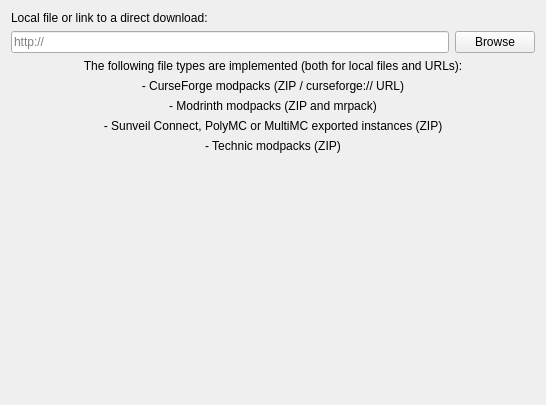
<?xml version="1.0" encoding="UTF-8"?>
<ui version="4.0">
 <class>ImportPage</class>
 <widget class="QWidget" name="ImportPage">
  <property name="geometry">
   <rect>
    <x>0</x>
    <y>0</y>
    <width>546</width>
    <height>405</height>
   </rect>
  </property>
  <layout class="QGridLayout" name="gridLayout">
   <item row="2" column="0">
    <widget class="QLineEdit" name="modpackEdit">
     <property name="placeholderText">
      <string notr="true">http://</string>
     </property>
    </widget>
   </item>
   <item row="2" column="1">
    <widget class="QPushButton" name="modpackBtn">
     <property name="text">
      <string>Browse</string>
     </property>
    </widget>
   </item>
   <item row="3" column="0" rowspan="2" colspan="2">
    <layout class="QVBoxLayout" name="verticalLayout">
     <item>
      <widget class="QLabel" name="label">
       <property name="text">
        <string>The following file types are implemented (both for local files and URLs):</string>
       </property>
       <property name="alignment">
        <set>Qt::AlignCenter</set>
       </property>
      </widget>
     </item>
     <item>
      <widget class="QLabel" name="label_5">
       <property name="text">
        <string>- CurseForge modpacks (ZIP / curseforge:// URL)</string>
       </property>
       <property name="alignment">
        <set>Qt::AlignCenter</set>
       </property>
      </widget>
     </item>
     <item>
      <widget class="QLabel" name="label_3">
       <property name="text">
        <string>- Modrinth modpacks (ZIP and mrpack)</string>
       </property>
       <property name="alignment">
        <set>Qt::AlignCenter</set>
       </property>
      </widget>
     </item>
     <item>
      <widget class="QLabel" name="label_2">
       <property name="text">
        <string>- Sunveil Connect, PolyMC or MultiMC exported instances (ZIP)</string>
       </property>
       <property name="alignment">
        <set>Qt::AlignCenter</set>
       </property>
      </widget>
     </item>
     <item>
      <widget class="QLabel" name="label_4">
       <property name="text">
        <string>- Technic modpacks (ZIP)</string>
       </property>
       <property name="alignment">
        <set>Qt::AlignCenter</set>
       </property>
      </widget>
     </item>
    </layout>
   </item>
   <item row="5" column="0" colspan="2">
    <spacer name="verticalSpacer">
     <property name="orientation">
      <enum>Qt::Vertical</enum>
     </property>
     <property name="sizeHint" stdset="0">
      <size>
       <width>20</width>
       <height>40</height>
      </size>
     </property>
    </spacer>
   </item>
   <item row="0" column="0" colspan="2">
    <widget class="QLabel" name="modpackLabel">
     <property name="text">
      <string>Local file or link to a direct download:</string>
     </property>
    </widget>
   </item>
  </layout>
 </widget>
 <resources/>
 <connections/>
</ui>
